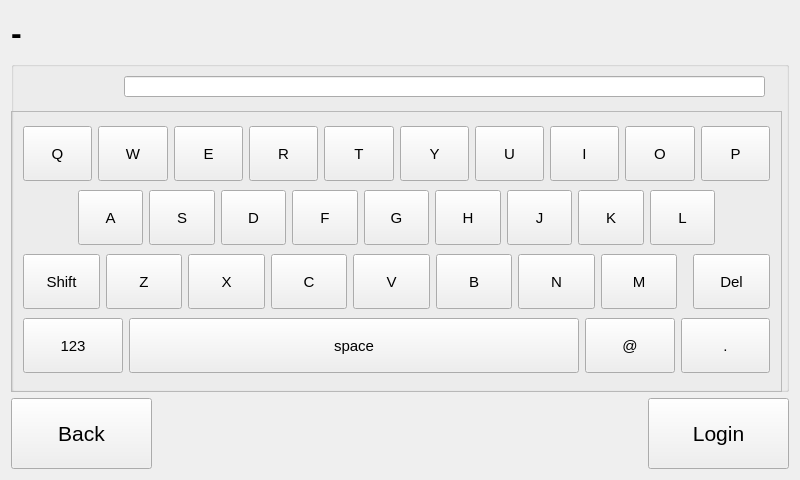
<?xml version="1.0" encoding="UTF-8"?>
<ui version="4.0">
 <class>textInput</class>
 <widget class="QWidget" name="textInput">
  <property name="geometry">
   <rect>
    <x>0</x>
    <y>0</y>
    <width>800</width>
    <height>480</height>
   </rect>
  </property>
  <property name="font">
   <font>
    <family>Arial</family>
    <pointsize>11</pointsize>
   </font>
  </property>
  <property name="windowTitle">
   <string>newLogin</string>
  </property>
  <layout class="QGridLayout" name="gridLayout">
   <item row="2" column="2">
    <widget class="QPushButton" name="btn_login">
     <property name="minimumSize">
      <size>
       <width>141</width>
       <height>71</height>
      </size>
     </property>
     <property name="font">
      <font>
       <family>Helvetica Neue</family>
       <pointsize>16</pointsize>
      </font>
     </property>
     <property name="text">
      <string>Login</string>
     </property>
    </widget>
   </item>
   <item row="2" column="0">
    <widget class="QPushButton" name="btn_back">
     <property name="minimumSize">
      <size>
       <width>141</width>
       <height>71</height>
      </size>
     </property>
     <property name="font">
      <font>
       <family>Helvetica Neue</family>
       <pointsize>16</pointsize>
      </font>
     </property>
     <property name="text">
      <string>Back</string>
     </property>
    </widget>
   </item>
   <item row="2" column="1">
    <spacer name="horizontalSpacer">
     <property name="orientation">
      <enum>Qt::Horizontal</enum>
     </property>
     <property name="sizeHint" stdset="0">
      <size>
       <width>487</width>
       <height>20</height>
      </size>
     </property>
    </spacer>
   </item>
   <item row="1" column="0" colspan="3">
    <widget class="QGroupBox" name="groupBox">
     <property name="minimumSize">
      <size>
       <width>741</width>
       <height>331</height>
      </size>
     </property>
     <property name="title">
      <string/>
     </property>
     <widget class="QLabel" name="lbl_currentText">
      <property name="geometry">
       <rect>
        <x>15</x>
        <y>15</y>
        <width>91</width>
        <height>20</height>
       </rect>
      </property>
      <property name="minimumSize">
       <size>
        <width>50</width>
        <height>20</height>
       </size>
      </property>
      <property name="font">
       <font>
        <family>Helvetica Neue</family>
        <pointsize>16</pointsize>
        <weight>75</weight>
        <bold>true</bold>
       </font>
      </property>
      <property name="text">
       <string/>
      </property>
     </widget>
     <widget class="QLineEdit" name="lineEdit_currentText">
      <property name="geometry">
       <rect>
        <x>113</x>
        <y>15</y>
        <width>641</width>
        <height>21</height>
       </rect>
      </property>
      <property name="minimumSize">
       <size>
        <width>513</width>
        <height>19</height>
       </size>
      </property>
     </widget>
     <widget class="QFrame" name="keyboard">
      <property name="geometry">
       <rect>
        <x>0</x>
        <y>50</y>
        <width>771</width>
        <height>281</height>
       </rect>
      </property>
      <property name="frameShape">
       <enum>QFrame::StyledPanel</enum>
      </property>
      <property name="frameShadow">
       <enum>QFrame::Raised</enum>
      </property>
      <layout class="QVBoxLayout" name="verticalLayout">
       <item>
        <layout class="QHBoxLayout" name="row1">
         <item>
          <widget class="QPushButton" name="Q">
           <property name="minimumSize">
            <size>
             <width>46</width>
             <height>55</height>
            </size>
           </property>
           <property name="text">
            <string>Q</string>
           </property>
          </widget>
         </item>
         <item>
          <widget class="QPushButton" name="W">
           <property name="minimumSize">
            <size>
             <width>46</width>
             <height>55</height>
            </size>
           </property>
           <property name="text">
            <string>W</string>
           </property>
          </widget>
         </item>
         <item>
          <widget class="QPushButton" name="E">
           <property name="minimumSize">
            <size>
             <width>46</width>
             <height>55</height>
            </size>
           </property>
           <property name="text">
            <string>E</string>
           </property>
          </widget>
         </item>
         <item>
          <widget class="QPushButton" name="R">
           <property name="minimumSize">
            <size>
             <width>46</width>
             <height>55</height>
            </size>
           </property>
           <property name="text">
            <string>R</string>
           </property>
          </widget>
         </item>
         <item>
          <widget class="QPushButton" name="T">
           <property name="minimumSize">
            <size>
             <width>46</width>
             <height>55</height>
            </size>
           </property>
           <property name="text">
            <string>T</string>
           </property>
          </widget>
         </item>
         <item>
          <widget class="QPushButton" name="Y">
           <property name="minimumSize">
            <size>
             <width>46</width>
             <height>55</height>
            </size>
           </property>
           <property name="text">
            <string>Y</string>
           </property>
          </widget>
         </item>
         <item>
          <widget class="QPushButton" name="U">
           <property name="minimumSize">
            <size>
             <width>46</width>
             <height>55</height>
            </size>
           </property>
           <property name="text">
            <string>U</string>
           </property>
          </widget>
         </item>
         <item>
          <widget class="QPushButton" name="I">
           <property name="minimumSize">
            <size>
             <width>46</width>
             <height>55</height>
            </size>
           </property>
           <property name="text">
            <string>I</string>
           </property>
          </widget>
         </item>
         <item>
          <widget class="QPushButton" name="O">
           <property name="minimumSize">
            <size>
             <width>46</width>
             <height>55</height>
            </size>
           </property>
           <property name="text">
            <string>O</string>
           </property>
          </widget>
         </item>
         <item>
          <widget class="QPushButton" name="P">
           <property name="minimumSize">
            <size>
             <width>46</width>
             <height>55</height>
            </size>
           </property>
           <property name="text">
            <string>P</string>
           </property>
          </widget>
         </item>
        </layout>
       </item>
       <item>
        <layout class="QHBoxLayout" name="row2">
         <item>
          <spacer name="hSpaceL2">
           <property name="orientation">
            <enum>Qt::Horizontal</enum>
           </property>
           <property name="sizeType">
            <enum>QSizePolicy::Minimum</enum>
           </property>
           <property name="sizeHint" stdset="0">
            <size>
             <width>55</width>
             <height>55</height>
            </size>
           </property>
          </spacer>
         </item>
         <item>
          <widget class="QPushButton" name="A">
           <property name="minimumSize">
            <size>
             <width>46</width>
             <height>55</height>
            </size>
           </property>
           <property name="text">
            <string>A</string>
           </property>
          </widget>
         </item>
         <item>
          <widget class="QPushButton" name="S">
           <property name="minimumSize">
            <size>
             <width>46</width>
             <height>55</height>
            </size>
           </property>
           <property name="text">
            <string>S</string>
           </property>
          </widget>
         </item>
         <item>
          <widget class="QPushButton" name="D">
           <property name="minimumSize">
            <size>
             <width>46</width>
             <height>55</height>
            </size>
           </property>
           <property name="text">
            <string>D</string>
           </property>
          </widget>
         </item>
         <item>
          <widget class="QPushButton" name="F">
           <property name="minimumSize">
            <size>
             <width>46</width>
             <height>55</height>
            </size>
           </property>
           <property name="text">
            <string>F</string>
           </property>
          </widget>
         </item>
         <item>
          <widget class="QPushButton" name="G">
           <property name="minimumSize">
            <size>
             <width>46</width>
             <height>55</height>
            </size>
           </property>
           <property name="text">
            <string>G</string>
           </property>
          </widget>
         </item>
         <item>
          <widget class="QPushButton" name="H">
           <property name="minimumSize">
            <size>
             <width>46</width>
             <height>55</height>
            </size>
           </property>
           <property name="text">
            <string>H</string>
           </property>
          </widget>
         </item>
         <item>
          <widget class="QPushButton" name="J">
           <property name="minimumSize">
            <size>
             <width>46</width>
             <height>55</height>
            </size>
           </property>
           <property name="text">
            <string>J</string>
           </property>
          </widget>
         </item>
         <item>
          <widget class="QPushButton" name="K">
           <property name="minimumSize">
            <size>
             <width>46</width>
             <height>55</height>
            </size>
           </property>
           <property name="text">
            <string>K</string>
           </property>
          </widget>
         </item>
         <item>
          <widget class="QPushButton" name="L">
           <property name="minimumSize">
            <size>
             <width>46</width>
             <height>55</height>
            </size>
           </property>
           <property name="text">
            <string>L</string>
           </property>
          </widget>
         </item>
         <item>
          <spacer name="hSpaceR2">
           <property name="orientation">
            <enum>Qt::Horizontal</enum>
           </property>
           <property name="sizeType">
            <enum>QSizePolicy::Minimum</enum>
           </property>
           <property name="sizeHint" stdset="0">
            <size>
             <width>55</width>
             <height>55</height>
            </size>
           </property>
          </spacer>
         </item>
        </layout>
       </item>
       <item>
        <layout class="QHBoxLayout" name="row3">
         <item>
          <widget class="QPushButton" name="btnShift">
           <property name="minimumSize">
            <size>
             <width>50</width>
             <height>55</height>
            </size>
           </property>
           <property name="text">
            <string>Shift</string>
           </property>
          </widget>
         </item>
         <item>
          <spacer name="hSpaceL3">
           <property name="orientation">
            <enum>Qt::Horizontal</enum>
           </property>
           <property name="sizeType">
            <enum>QSizePolicy::Minimum</enum>
           </property>
           <property name="sizeHint" stdset="0">
            <size>
             <width>0</width>
             <height>55</height>
            </size>
           </property>
          </spacer>
         </item>
         <item>
          <widget class="QPushButton" name="Z">
           <property name="minimumSize">
            <size>
             <width>46</width>
             <height>55</height>
            </size>
           </property>
           <property name="text">
            <string>Z</string>
           </property>
          </widget>
         </item>
         <item>
          <widget class="QPushButton" name="X">
           <property name="minimumSize">
            <size>
             <width>46</width>
             <height>55</height>
            </size>
           </property>
           <property name="text">
            <string>X</string>
           </property>
          </widget>
         </item>
         <item>
          <widget class="QPushButton" name="C">
           <property name="minimumSize">
            <size>
             <width>46</width>
             <height>55</height>
            </size>
           </property>
           <property name="text">
            <string>C</string>
           </property>
          </widget>
         </item>
         <item>
          <widget class="QPushButton" name="V">
           <property name="minimumSize">
            <size>
             <width>46</width>
             <height>55</height>
            </size>
           </property>
           <property name="text">
            <string>V</string>
           </property>
          </widget>
         </item>
         <item>
          <widget class="QPushButton" name="B">
           <property name="minimumSize">
            <size>
             <width>46</width>
             <height>55</height>
            </size>
           </property>
           <property name="text">
            <string>B</string>
           </property>
          </widget>
         </item>
         <item>
          <widget class="QPushButton" name="N">
           <property name="minimumSize">
            <size>
             <width>46</width>
             <height>55</height>
            </size>
           </property>
           <property name="text">
            <string>N</string>
           </property>
          </widget>
         </item>
         <item>
          <widget class="QPushButton" name="M">
           <property name="minimumSize">
            <size>
             <width>46</width>
             <height>55</height>
            </size>
           </property>
           <property name="text">
            <string>M</string>
           </property>
          </widget>
         </item>
         <item>
          <spacer name="hSpaceR3">
           <property name="orientation">
            <enum>Qt::Horizontal</enum>
           </property>
           <property name="sizeType">
            <enum>QSizePolicy::Minimum</enum>
           </property>
           <property name="sizeHint" stdset="0">
            <size>
             <width>10</width>
             <height>55</height>
            </size>
           </property>
          </spacer>
         </item>
         <item>
          <widget class="QPushButton" name="btnDel">
           <property name="minimumSize">
            <size>
             <width>70</width>
             <height>55</height>
            </size>
           </property>
           <property name="text">
            <string>Del</string>
           </property>
          </widget>
         </item>
        </layout>
       </item>
       <item>
        <layout class="QHBoxLayout" name="row4">
         <item>
          <widget class="QPushButton" name="btnToggle">
           <property name="minimumSize">
            <size>
             <width>100</width>
             <height>55</height>
            </size>
           </property>
           <property name="text">
            <string>123</string>
           </property>
          </widget>
         </item>
         <item>
          <widget class="QPushButton" name="space">
           <property name="minimumSize">
            <size>
             <width>450</width>
             <height>55</height>
            </size>
           </property>
           <property name="text">
            <string>space</string>
           </property>
          </widget>
         </item>
         <item>
          <widget class="QPushButton" name="btnAt">
           <property name="minimumSize">
            <size>
             <width>46</width>
             <height>55</height>
            </size>
           </property>
           <property name="text">
            <string>@</string>
           </property>
          </widget>
         </item>
         <item>
          <widget class="QPushButton" name="btnDot">
           <property name="minimumSize">
            <size>
             <width>46</width>
             <height>55</height>
            </size>
           </property>
           <property name="text">
            <string>.</string>
           </property>
          </widget>
         </item>
        </layout>
       </item>
      </layout>
     </widget>
    </widget>
   </item>
   <item row="0" column="0" colspan="3">
    <widget class="QLabel" name="lbl_title">
     <property name="minimumSize">
      <size>
       <width>121</width>
       <height>31</height>
      </size>
     </property>
     <property name="font">
      <font>
       <family>Helvetica Neue</family>
       <pointsize>24</pointsize>
       <weight>75</weight>
       <bold>true</bold>
      </font>
     </property>
     <property name="text">
      <string>-</string>
     </property>
    </widget>
   </item>
  </layout>
 </widget>
 <layoutdefault spacing="6" margin="11"/>
 <resources/>
 <connections/>
</ui>
